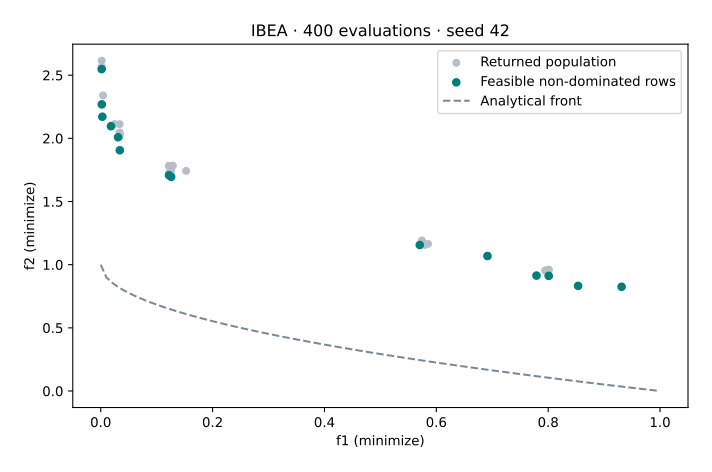

Write the Python code that produced this figure.
"""Verified VAMOS 1.5.2 lesson: ibea. See coverage-setup for dependencies."""


def execute_example(problem, algorithm, config, budget, seed=42, engine="numpy"):
    import numpy as np

    from vamos import OptimizationResult, optimize

    result = optimize(problem, algorithm=algorithm, algorithm_config=config, max_evaluations=budget, seed=seed, engine=engine)
    G = result.data.get("G")
    if getattr(problem, "n_constraints", 0) and G is None:
        raise ValueError("Declared constraints are missing from the returned result.")
    feasible_rows = np.arange(len(result.F)) if G is None else np.flatnonzero(np.all(G <= 0, axis=1))
    if len(feasible_rows):
        feasible = OptimizationResult({"X": result.X[feasible_rows], "F": result.F[feasible_rows]})
        front, local = feasible.front(return_indices=True)
        front_rows = feasible_rows[local]
    else:
        front, front_rows = np.empty((0, problem.n_obj)), np.empty(0, dtype=int)
    print(f"Algorithm: {algorithm}; encoding: {problem.encoding}; backend: {engine}; seed: {seed}")
    print(f"Returned X: {result.X.shape}; F: {result.F.shape}; result mode: population")
    print(f"Feasible rows: {len(feasible_rows)}/{len(result.F)}; feasible non-dominated rows: {len(front)}")
    print(f"Evaluations: {result.data['evaluations']}")
    return {
        "problem": problem,
        "algorithm": algorithm,
        "config": config,
        "result": result,
        "feasible_rows": feasible_rows,
        "front": front,
        "front_rows": front_rows,
    }


def run_ibea(budget=400):
    from vamos.algorithms import IBEAConfig
    from vamos.problems import ZDT1

    problem = ZDT1(n_var=10)
    config = (
        IBEAConfig.builder()
        .pop_size(40)
        .crossover("sbx", prob=1.0, eta=20.0)
        .mutation("pm", prob=1.0 / problem.n_var, eta=20.0)
        .selection("tournament")
        .indicator("eps")
        .kappa(1.0)
        .result_mode("population")
        .build()
    )
    return execute_example(problem, "ibea", config, budget)


def plot_example(data, output):
    from pathlib import Path

    import matplotlib

    matplotlib.use("Agg")
    import matplotlib.pyplot as plt
    import numpy as np

    output = Path(output)
    if output.exists():
        raise FileExistsError(f"Choose a new figure filename: {output}")
    if output.suffix.lower() != ".svg":
        raise ValueError("Use an .svg output filename.")
    f = data["result"].F
    with plt.rc_context({"svg.hashsalt": "vamos-coverage", "svg.fonttype": "none"}):
        fig = plt.figure(figsize=(7, 4.5), layout="constrained")
        if f.shape[1] == 3:
            ax = fig.add_subplot(projection="3d")
            ax.scatter(*f.T, c="#007f7a", s=22)
            ax.set(xlabel="f1", ylabel="f2", zlabel="f3")
            ax.set_box_aspect((1, 1, 0.85), zoom=0.85)
        else:
            ax = fig.add_subplot()
            ax.scatter(*f.T, c="#b6bec8", s=25, label="Returned population")
            if len(data["front"]):
                ax.scatter(*data["front"].T, c="#007f7a", s=30, label="Feasible non-dominated rows")
            labels = {
                "WeldedBeamDesignProblem": ("Cost (minimize)", "Deflection proxy (minimize)"),
                "FeatureSelectionProblem": ("Validation error (minimize)", "Feature count (minimize)"),
                "HyperparameterTuningProblem": ("Validation error (minimize)", "Complexity proxy (minimize)"),
            }
            xlabel, ylabel = labels.get(type(data["problem"]).__name__, ("f1 (minimize)", "f2 (minimize)"))
            ax.set(xlabel=xlabel, ylabel=ylabel)
            ax.legend()
        if data["problem"].__class__.__name__ in {"ZDT1", "ZDT1Problem"}:
            x = np.linspace(0, 1, 101)
            ax.plot(x, 1 - np.sqrt(x), "--", c="#7c8795", label="Analytical front")
            ax.legend()
        ax.set_title(f"{data['algorithm'].upper()} · {data['result'].data['evaluations']} evaluations · seed 42")
        fig.savefig(output, metadata={"Date": None}, bbox_inches="tight", pad_inches=0.25)
        plt.close(fig)
    output.write_text("\n".join(line.rstrip() for line in output.read_text(encoding="utf-8").splitlines()) + "\n", encoding="utf-8")


def lesson_cli(function, default_budget=400):
    import argparse

    parser = argparse.ArgumentParser(description="Run a bounded VAMOS example and optionally plot its actual result.")
    parser.add_argument("--budget", type=int, default=default_budget)
    parser.add_argument("--output", help="New SVG filename; requires Matplotlib")
    args = parser.parse_args()
    data = function(budget=args.budget)
    if args.output:
        plot_example(data, args.output)


if __name__ == "__main__":
    lesson_cli(run_ibea, default_budget=400)
